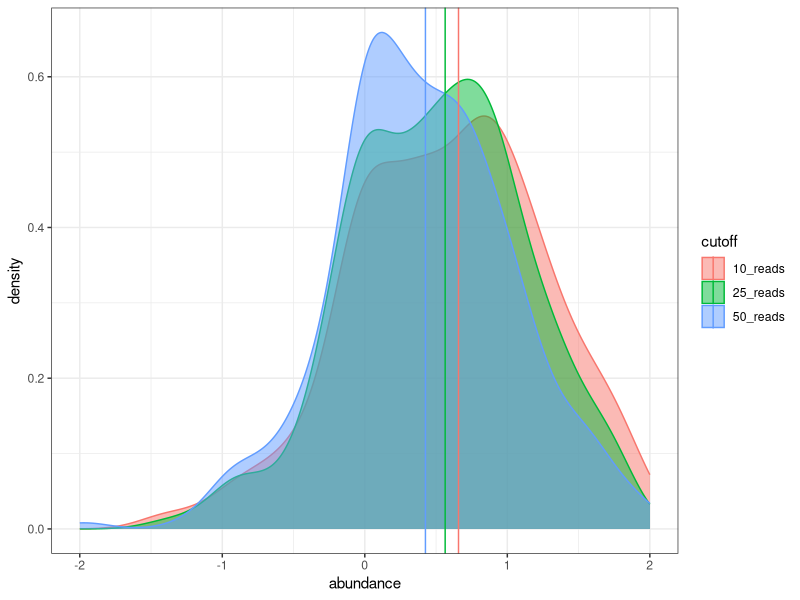

Reproduce this figure in R.
## ---- chunk 1
library(tidyverse)
## ---- chunk 2
genus_trnL <- read_csv("outputs/diversity_by_genus_trnL_long.csv")
genus_ITS2 <- read_csv("outputs/diversity_by_genus_ITS2_long.csv")
## ---- chunk 3
joined_genus <- genus_ITS2 %>% 
  left_join(genus_trnL, 
            by = c('SampleID', 'cutoff'))
## ---- chunk 4
joined_genus <- joined_genus %>% 
  rename("SI_ITS2" = diversity_index.x,
         "SI_trnL" = diversity_index.y)
## ---- chunk 5
joined_genus <- joined_genus %>% 
  mutate(abundance = SI_trnL - SI_ITS2)
## ---- chunk 6
abundance_stats <- joined_genus %>% 
  group_by(cutoff) %>% 
  summarise(mean = mean(abundance, na.rm = TRUE))
## ---- chunk 7
ggplot(data = joined_genus, aes(x = abundance, color = cutoff, fill = cutoff)) +
  geom_density(alpha = 0.5, position = "identity") +
  geom_vline(data = abundance_stats,
             aes(xintercept = mean, color = cutoff)) +
  theme_bw() +
  scale_x_continuous(limits=c(-2,2))
